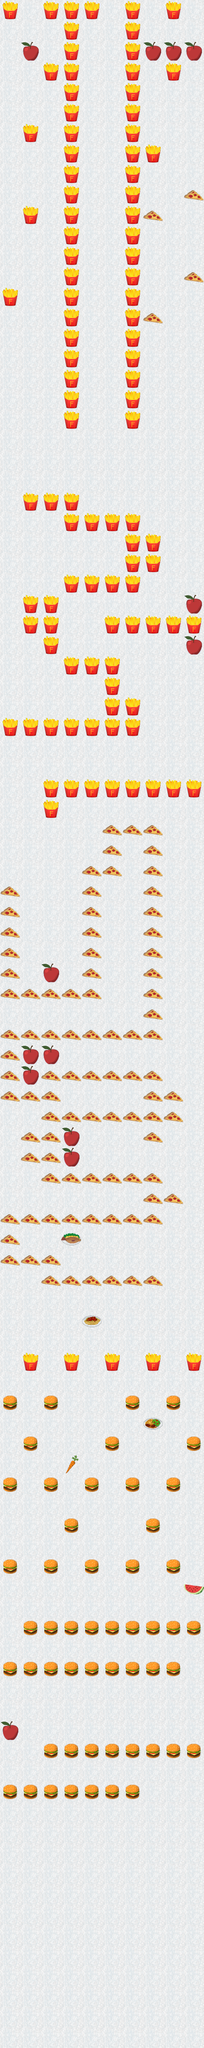

Below is a game level as drawn by its tile map, then a one-line description and the .tmx that defines it (tile-layer data replaced by summaries):
An orthogonal 10x100 tile map with 48x48 px tiles, 3 tile layers (Tile Layer 1, burgers, carrots) and 267 objects.

<map version="1.2" tiledversion="1.2.3" orientation="orthogonal" renderorder="right-down" width="10" height="100" tilewidth="48" tileheight="48" infinite="0" nextlayerid="6" nextobjectid="283">
 <tileset firstgid="1" name="TileSetFA" tilewidth="48" tileheight="48" tilecount="20" columns="5">
  <image source="TileSetFA.png" width="240" height="192" />
 </tileset>
 <layer id="1" name="Tile Layer 1" width="10" height="100">
  <data>[1000 cells, 1000 non-empty, 1 distinct tile ids]</data>
 </layer>
 <layer id="2" name="burgers" width="10" height="100">
  <data>[1000 cells, 249 non-empty, 3 distinct tile ids]</data>
 </layer>
 <layer id="3" name="carrots" width="10" height="100">
  <data>[1000 cells, 18 non-empty, 6 distinct tile ids]</data>
 </layer>
 <objectgroup id="4" name="ObjectLayer">
  <object id="1" x="9" y="4185" width="29" height="27" />
  <object id="2" x="58.5" y="4185.5" width="29" height="27" />
  <object id="3" x="105" y="4187" width="29" height="27" />
  <object id="4" x="153" y="4184.5" width="29" height="27" />
  <object id="5" x="204" y="4185.5" width="29" height="27" />
  <object id="6" x="247.5" y="4184.5" width="29" height="27" />
  <object id="7" x="294" y="4184" width="29" height="27" />
  <object id="8" x="152.5" y="4089.5" width="29" height="27" />
  <object id="9" x="202" y="4090" width="29" height="27" />
  <object id="10" x="248.5" y="4091.5" width="29" height="27" />
  <object id="11" x="296.5" y="4089" width="29" height="27" />
  <object id="12" x="347.5" y="4090" width="29" height="27" />
  <object id="13" x="391" y="4089" width="29" height="27" />
  <object id="14" x="437.5" y="4088.5" width="29" height="27" />
  <object id="15" x="106.5" y="4089" width="29" height="27" />
  <object id="16" x="56" y="3898.5" width="29" height="27" />
  <object id="17" x="105.5" y="3899" width="29" height="27" />
  <object id="18" x="152" y="3900.5" width="29" height="27" />
  <object id="19" x="200" y="3898" width="29" height="27" />
  <object id="20" x="251" y="3899" width="29" height="27" />
  <object id="21" x="294.5" y="3898" width="29" height="27" />
  <object id="22" x="341" y="3897.5" width="29" height="27" />
  <object id="23" x="10" y="3898" width="29" height="27" />
  <object id="24" x="393.5" y="3898" width="29" height="27" />
  <object id="25" x="101.75" y="3801" width="29" height="27" />
  <object id="26" x="151.25" y="3801.5" width="29" height="27" />
  <object id="27" x="197.75" y="3803" width="29" height="27" />
  <object id="28" x="245.75" y="3800.5" width="29" height="27" />
  <object id="29" x="296.75" y="3801.5" width="29" height="27" />
  <object id="30" x="340.25" y="3800.5" width="29" height="27" />
  <object id="31" x="386.75" y="3800" width="29" height="27" />
  <object id="32" x="55.75" y="3800.5" width="29" height="27" />
  <object id="33" x="439.25" y="3800.5" width="29" height="27" />
  <object id="35" x="106.75" y="3659" width="29" height="27" />
  <object id="36" x="151.75" y="3561.5" width="29" height="27" />
  <object id="37" x="201.25" y="3658" width="29" height="27" />
  <object id="39" x="295.75" y="3658" width="29" height="27" />
  <object id="40" x="343.75" y="3561" width="29" height="27" />
  <object id="41" x="11.25" y="3658" width="29" height="27" />
  <object id="42" x="394.75" y="3658" width="29" height="27" />
  <object id="44" x="55.625" y="3367.75" width="29" height="27" />
  <object id="45" x="106.625" y="3465.25" width="29" height="27" />
  <object id="47" x="201.125" y="3464.25" width="29" height="27" />
  <object id="48" x="247.625" y="3367.25" width="29" height="27" />
  <object id="49" x="295.625" y="3464.25" width="29" height="27" />
  <object id="51" x="11.125" y="3464.25" width="29" height="27" />
  <object id="52" x="394.625" y="3464.25" width="29" height="27" />
  <object id="53" x="441.875" y="3366.75" width="29" height="27" />
  <object id="54" x="53.625" y="3176.25" width="29" height="27" />
  <object id="55" x="104.625" y="3273.75" width="29" height="27" />
  <object id="56" x="149.625" y="3176.25" width="29" height="27" />
  <object id="58" x="245.625" y="3175.75" width="29" height="27" />
  <object id="59" x="293.625" y="3272.75" width="29" height="27" />
  <object id="60" x="341.625" y="3175.75" width="29" height="27" />
  <object id="61" x="9.125" y="3272.75" width="29" height="27" />
  <object id="62" x="392.625" y="3272.75" width="29" height="27" />
  <object id="63" x="439.875" y="3175.25" width="29" height="27" />
  <object id="64" x="154" y="2987.75" width="29" height="27" />
  <object id="65" x="203.5" y="2988.25" width="29" height="27" />
  <object id="66" x="250" y="2989.75" width="29" height="27" />
  <object id="67" x="298" y="2987.25" width="29" height="27" />
  <object id="68" x="108" y="2987.25" width="29" height="27" />
  <object id="69" x="345" y="2990" width="29" height="27" />
  <object id="70" x="57.25" y="2942" width="29" height="27" />
  <object id="71" x="106.75" y="2942.5" width="29" height="27" />
  <object id="72" x="11.25" y="2941.5" width="29" height="27" />
  <object id="73" x="8" y="2892" width="29" height="27" />
  <object id="74" x="57" y="2845.63" width="29" height="27" />
  <object id="75" x="106.5" y="2846.13" width="29" height="27" />
  <object id="76" x="153" y="2847.63" width="29" height="27" />
  <object id="77" x="201" y="2845.13" width="29" height="27" />
  <object id="78" x="11" y="2845.13" width="29" height="27" />
  <object id="79" x="248" y="2847.88" width="29" height="27" />
  <object id="80" x="299.5" y="2839.13" width="29" height="27" />
  <object id="81" x="346.5" y="2841.88" width="29" height="27" />
  <object id="82" x="346" y="2790.63" width="29" height="27" />
  <object id="83" x="393" y="2793.38" width="29" height="27" />
  <object id="84" x="154" y="2746.13" width="29" height="27" />
  <object id="85" x="203.5" y="2746.63" width="29" height="27" />
  <object id="86" x="250" y="2748.13" width="29" height="27" />
  <object id="87" x="298" y="2745.63" width="29" height="27" />
  <object id="88" x="108" y="2745.63" width="29" height="27" />
  <object id="89" x="345" y="2748.38" width="29" height="27" />
  <object id="90" x="152" y="2602.13" width="29" height="27" />
  <object id="91" x="201.5" y="2602.63" width="29" height="27" />
  <object id="92" x="248" y="2604.13" width="29" height="27" />
  <object id="93" x="296" y="2601.63" width="29" height="27" />
  </objectgroup>
 <objectgroup id="5" name="ObjectLayer2">
  <!-- 18 objects omitted --></objectgroup>
</map>
<!-- 180 of 267 objects omitted -->
